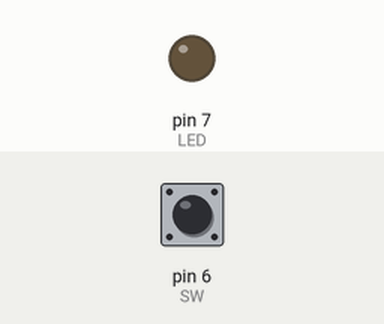
Bench run of a sketch on a simulated Arduino Uno, built with avr-gcc and run on an emulated ATmega328P. On the bench: output pins drawn as LEDs (lit = HIGH). The test bench sets the inputs (shaded band); at power-on: pin 6 (SW) LOW.

Above: at 1.2 s.
1.3 s: pin 6 (SW) pulled HIGH for 0.15 s
At 1.37 s:
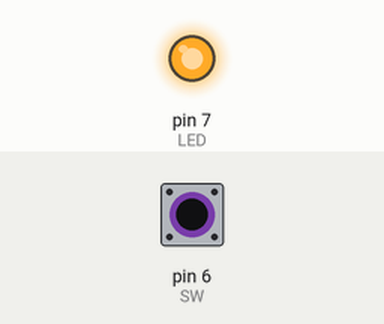
2.9 s: pin 6 (SW) pulled HIGH for 3.2 s
At 7.3 s:
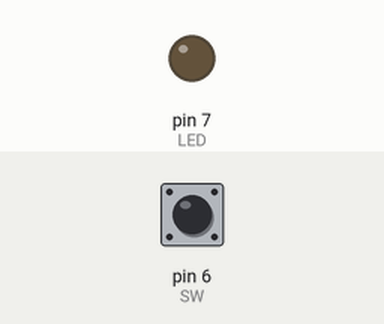
Timing chart, 0 to 8.8 s (numbered marks = the images above; inputs shaded):
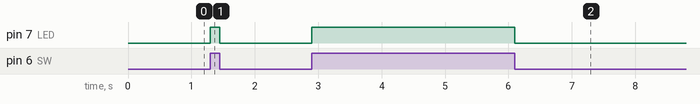

Measured:
- after the input at 1.3 s, pin 7 (LED): LOW → HIGH at once, → LOW 0.15 s later
- after the input at 2.9 s, pin 7 (LED): LOW → HIGH at once, → LOW 3.2 s later

The sketch:

CONDICIONALES.ino
```cpp
const int SW = 6;
const int LED = 7;
int BUTTONstate = 0;


void setup() {
  // put your setup code here, to run once:
  pinMode(SW, INPUT);
  pinMode(LED, OUTPUT);

}

void loop() {
  // put your main code here, to run repeatedly:
  BUTTONstate  = digitalRead(SW);

 if (BUTTONstate  == HIGH)
  {
    digitalWrite(LED,HIGH);
  }
  else
  {
  digitalWrite(LED,LOW);
  }
}
```
